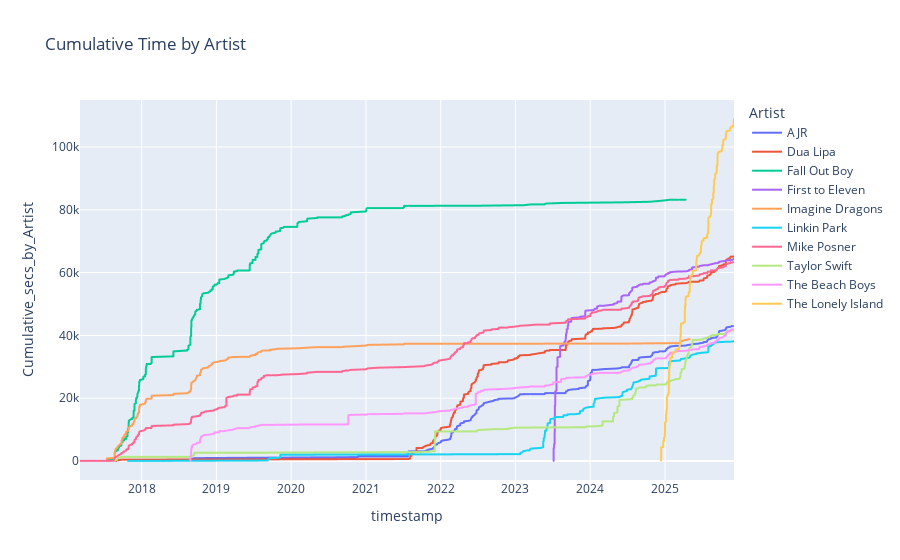

Source (notebook cell):
### Code cell
trend_graph(clean_spotify, 'Artist', 10)

### Figure 1 — Plotly figure (JSON) as saved in the notebook; plotly's stock layout.template omitted (floating-point values rounded to 4 significant figures; data arrays with more than 128 entries replaced by an {"elided": "..."} marker saying what was removed)
{"data": [{"customdata": {"elided": "306x1 float values"}, "hovertemplate": "Artist=AJR<br>timestamp=%{x}<br>Cumulative_secs_by_Artist=%{y}<br>secs_played=%{customdata[0]}<extra></extra>", "legendgroup": "AJR", "line": {"color": "#636efa", "dash": "solid"}, "marker": {"symbol": "circle"}, "mode": "lines", "name": "AJR", "showlegend": true, "type": "scattergl", "x": {"elided": "306 str values"}, "xaxis": "x", "y": {"elided": "306 float values"}, "yaxis": "y"}, {"customdata": {"elided": "519x1 float values"}, "hovertemplate": "Artist=Dua Lipa<br>timestamp=%{x}<br>Cumulative_secs_by_Artist=%{y}<br>secs_played=%{customdata[0]}<extra></extra>", "legendgroup": "Dua Lipa", "line": {"color": "#EF553B", "dash": "solid"}, "marker": {"symbol": "circle"}, "mode": "lines", "name": "Dua Lipa", "showlegend": true, "type": "scattergl", "x": {"elided": "519 str values"}, "xaxis": "x", "y": {"elided": "519 float values"}, "yaxis": "y"}, {"customdata": {"elided": "568x1 float values"}, "hovertemplate": "Artist=Fall Out Boy<br>timestamp=%{x}<br>Cumulative_secs_by_Artist=%{y}<br>secs_played=%{customdata[0]}<extra></extra>", "legendgroup": "Fall Out Boy", "line": {"color": "#00cc96", "dash": "solid"}, "marker": {"symbol": "circle"}, "mode": "lines", "name": "Fall Out Boy", "showlegend": true, "type": "scattergl", "x": {"elided": "568 str values"}, "xaxis": "x", "y": {"elided": "568 float values"}, "yaxis": "y"}, {"customdata": {"elided": "437x1 float values"}, "hovertemplate": "Artist=First to Eleven<br>timestamp=%{x}<br>Cumulative_secs_by_Artist=%{y}<br>secs_played=%{customdata[0]}<extra></extra>", "legendgroup": "First to Eleven", "line": {"color": "#ab63fa", "dash": "solid"}, "marker": {"symbol": "circle"}, "mode": "lines", "name": "First to Eleven", "showlegend": true, "type": "scattergl", "x": {"elided": "437 str values"}, "xaxis": "x", "y": {"elided": "437 float values"}, "yaxis": "y"}, {"customdata": {"elided": "287x1 float values"}, "hovertemplate": "Artist=Imagine Dragons<br>timestamp=%{x}<br>Cumulative_secs_by_Artist=%{y}<br>secs_played=%{customdata[0]}<extra></extra>", "legendgroup": "Imagine Dragons", "line": {"color": "#FFA15A", "dash": "solid"}, "marker": {"symbol": "circle"}, "mode": "lines", "name": "Imagine Dragons", "showlegend": true, "type": "scattergl", "x": {"elided": "287 str values"}, "xaxis": "x", "y": {"elided": "287 float values"}, "yaxis": "y"}, {"customdata": {"elided": "258x1 float values"}, "hovertemplate": "Artist=Linkin Park<br>timestamp=%{x}<br>Cumulative_secs_by_Artist=%{y}<br>secs_played=%{customdata[0]}<extra></extra>", "legendgroup": "Linkin Park", "line": {"color": "#19d3f3", "dash": "solid"}, "marker": {"symbol": "circle"}, "mode": "lines", "name": "Linkin Park", "showlegend": true, "type": "scattergl", "x": {"elided": "258 str values"}, "xaxis": "x", "y": {"elided": "258 float values"}, "yaxis": "y"}, {"customdata": {"elided": "437x1 float values"}, "hovertemplate": "Artist=Mike Posner<br>timestamp=%{x}<br>Cumulative_secs_by_Artist=%{y}<br>secs_played=%{customdata[0]}<extra></extra>", "legendgroup": "Mike Posner", "line": {"color": "#FF6692", "dash": "solid"}, "marker": {"symbol": "circle"}, "mode": "lines", "name": "Mike Posner", "showlegend": true, "type": "scattergl", "x": {"elided": "437 str values"}, "xaxis": "x", "y": {"elided": "437 float values"}, "yaxis": "y"}, {"customdata": {"elided": "274x1 float values"}, "hovertemplate": "Artist=Taylor Swift<br>timestamp=%{x}<br>Cumulative_secs_by_Artist=%{y}<br>secs_played=%{customdata[0]}<extra></extra>", "legendgroup": "Taylor Swift", "line": {"color": "#B6E880", "dash": "solid"}, "marker": {"symbol": "circle"}, "mode": "lines", "name": "Taylor Swift", "showlegend": true, "type": "scattergl", "x": {"elided": "274 str values"}, "xaxis": "x", "y": {"elided": "274 float values"}, "yaxis": "y"}, {"customdata": {"elided": "423x1 float values"}, "hovertemplate": "Artist=The Beach Boys<br>timestamp=%{x}<br>Cumulative_secs_by_Artist=%{y}<br>secs_played=%{customdata[0]}<extra></extra>", "legendgroup": "The Beach Boys", "line": {"color": "#FF97FF", "dash": "solid"}, "marker": {"symbol": "circle"}, "mode": "lines", "name": "The Beach Boys", "showlegend": true, "type": "scattergl", "x": {"elided": "423 str values"}, "xaxis": "x", "y": {"elided": "423 float values"}, "yaxis": "y"}, {"customdata": {"elided": "953x1 float values"}, "hovertemplate": "Artist=The Lonely Island<br>timestamp=%{x}<br>Cumulative_secs_by_Artist=%{y}<br>secs_played=%{customdata[0]}<extra></extra>", "legendgroup": "The Lonely Island", "line": {"color": "#FECB52", "dash": "solid"}, "marker": {"symbol": "circle"}, "mode": "lines", "name": "The Lonely Island", "showlegend": true, "type": "scattergl", "x": {"elided": "953 str values"}, "xaxis": "x", "y": {"elided": "953 float values"}, "yaxis": "y"}], "layout": {"legend": {"title": {"text": "Artist"}, "tracegroupgap": 0}, "title": {"text": "Cumulative Time by Artist"}, "xaxis": {"anchor": "y", "domain": [0, 1], "title": {"text": "timestamp"}}, "yaxis": {"anchor": "x", "domain": [0, 1], "title": {"text": "Cumulative_secs_by_Artist"}}}}
